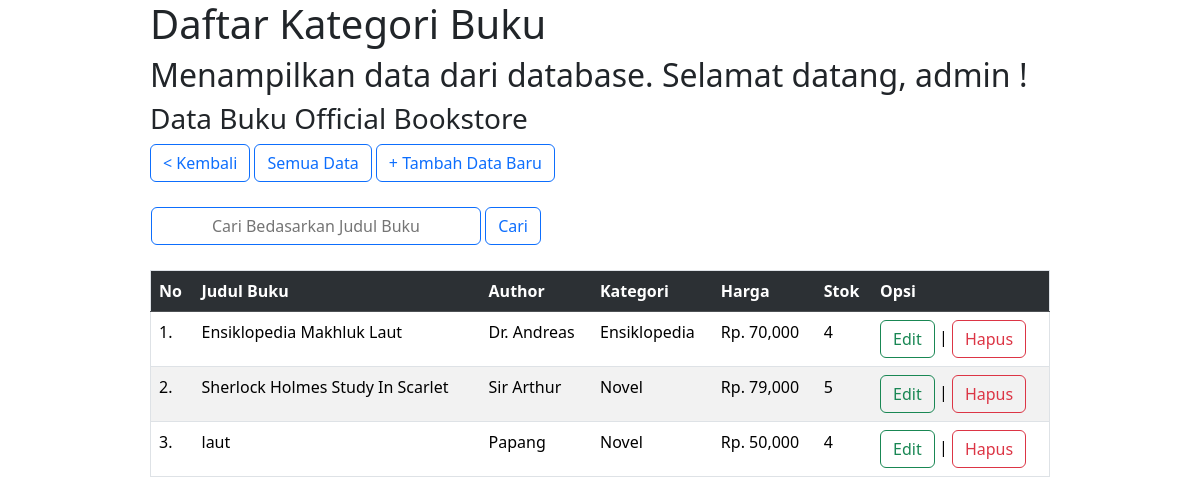
The app's page /kategori/kategori.php?pesan=input (signed in) with its own data.
### tables this page shows
CREATE TABLE `data_buku` (
  `id` int(255) NOT NULL,
  `nama_buku` varchar(100) NOT NULL,
  `author` varchar(100) NOT NULL,
  `kategori` varchar(20) NOT NULL,
  `harga` decimal(10,3) NOT NULL,
  `stok` int(255) NOT NULL
);

### kategori/kategori.php (the view, shortened to what this page needs)
<!DOCTYPE html>
<html>
<head>
	<link href="https://cdn.jsdelivr.net/npm/bootstrap@5.3.3/dist/css/bootstrap.min.css" rel="stylesheet">
</head>
<body style="padding-right: 150px; padding-left: 150px;">
	<div class="judul">
		<h1>Daftar Kategori Buku</h1>
		<h2>Menampilkan data dari database. Selamat datang, <?php echo $_SESSION['username'] ?> !</h2>
	</div>
	<h3>Data Buku Official Bookstore</h3>
	<a class="btn btn-outline-primary" href="../admin/admin.php">< Kembali</a>
	<a class="btn btn-outline-primary" href="kategori.php">Semua Data</a>
	<a class="btn btn-outline-primary" href="input.php">+ Tambah Data Baru</a>
    <br><br>
    <table><td>
    <form action="select-judul.php" method="post">
        <input class="btn btn-outline-primary" type="text" name="search" placeholder="Cari Bedasarkan Judul Buku" style="width: 330px;">
        <input class="btn btn-outline-primary" type="submit" value="Cari">
    </form>
    </td>
    </table>
	<br>
	<table border="1" class="table table-striped" style="flexbox: center;">
		<tr class="table-dark">
			<th>No</th>
			<th>Judul Buku</th>
			<th>Author</th>
			<th>Kategori</th>
			<th>Harga</th>
			<th>Stok</th>
            <th>Opsi</th>
		</tr>
		<?php
		include "../koneksi.php";
		$query_mysql = mysqli_query($koneksi, "SELECT id, nama_buku, author, kategori, stok, FORMAT(harga, 0) AS harga FROM data_buku")or die(mysqli_error());
		$nomor = 1;
		while($data = mysqli_fetch_array($query_mysql)){
		?>
		<tr>
			<td><?php echo $nomor++; ?>.</td>
			<td><?php echo $data['nama_buku']; ?></td>
			<td><?php echo $data['author']; ?></td>
			<td><?php echo $data['kategori']; ?></td>
			<td><?php echo "Rp. {$data['harga']}"; ?></td>
			<td><?php echo $data['stok']; ?></td>
			<td>
                <a class="btn btn-outline-success" href="edit.php?id=<?php echo $data['id']; ?>">Edit</a> |
				<a class="btn btn-outline-danger" href="hapus.php?id=<?php echo $data['id']; ?>">Hapus</a>
			</td>
		</tr>
		<?php } ?>
	</table>
	<br>
	<br>
</body>
</html>

### records on screen
data_buku: nama_buku "Ensiklopedia Makhluk Laut", author "Dr. Andreas", kategori "Ensiklopedia", harga "70,000", stok "4"
data_buku: nama_buku "Sherlock Holmes Study In Scarlet", author "Sir Arthur", kategori "Novel", harga "79,000", stok "5"
data_buku: nama_buku "laut", author "Papang", kategori "Novel", harga "50,000", stok "4"

### other values on screen
$_SESSION['username'] "admin"
